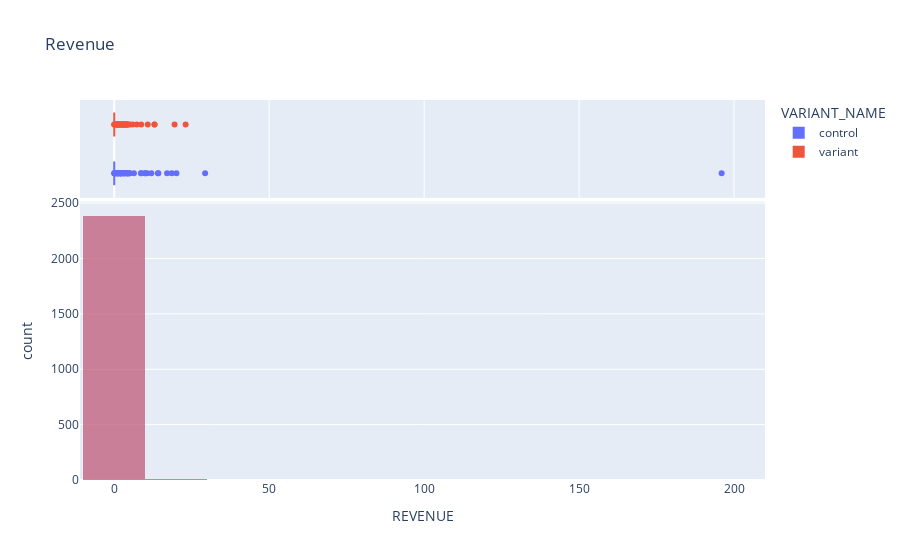

The cell this chart's notebook holds for it:
### Code cell
import plotly.express as px
fig = px.histogram(df_new,
                   x='REVENUE',
                   color = 'VARIANT_NAME',
                   title='Revenue',
                   marginal = 'box',
                   nbins = 10,
                   barmode='overlay')
fig.show()

### Figure 1 — Plotly figure (JSON) as saved in the notebook; plotly's stock layout.template omitted (floating-point values rounded to 4 significant figures; data arrays with more than 128 entries replaced by an {"elided": "..."} marker saying what was removed)
{"data": [{"alignmentgroup": "True", "bingroup": "x", "hovertemplate": "VARIANT_NAME=control<br>REVENUE=%{x}<br>count=%{y}<extra></extra>", "legendgroup": "control", "marker": {"color": "#636efa", "opacity": 0.5, "pattern": {"shape": ""}}, "name": "control", "nbinsx": 10, "offsetgroup": "control", "orientation": "v", "showlegend": true, "type": "histogram", "x": {"elided": "2390 float values"}, "xaxis": "x", "yaxis": "y"}, {"alignmentgroup": "True", "hovertemplate": "VARIANT_NAME=control<br>REVENUE=%{x}<extra></extra>", "legendgroup": "control", "marker": {"color": "#636efa"}, "name": "control", "notched": true, "offsetgroup": "control", "showlegend": false, "type": "box", "x": {"elided": "2390 float values"}, "xaxis": "x2", "yaxis": "y2"}, {"alignmentgroup": "True", "bingroup": "x", "hovertemplate": "VARIANT_NAME=variant<br>REVENUE=%{x}<br>count=%{y}<extra></extra>", "legendgroup": "variant", "marker": {"color": "#EF553B", "opacity": 0.5, "pattern": {"shape": ""}}, "name": "variant", "nbinsx": 10, "offsetgroup": "variant", "orientation": "v", "showlegend": true, "type": "histogram", "x": {"elided": "2393 float values"}, "xaxis": "x", "yaxis": "y"}, {"alignmentgroup": "True", "hovertemplate": "VARIANT_NAME=variant<br>REVENUE=%{x}<extra></extra>", "legendgroup": "variant", "marker": {"color": "#EF553B"}, "name": "variant", "notched": true, "offsetgroup": "variant", "showlegend": false, "type": "box", "x": {"elided": "2393 float values"}, "xaxis": "x2", "yaxis": "y2"}], "layout": {"barmode": "overlay", "legend": {"title": {"text": "VARIANT_NAME"}, "tracegroupgap": 0}, "title": {"text": "Revenue"}, "xaxis": {"anchor": "y", "domain": [0, 1], "title": {"text": "REVENUE"}}, "xaxis2": {"anchor": "y2", "domain": [0, 1], "matches": "x", "showgrid": true, "showticklabels": false}, "yaxis": {"anchor": "x", "domain": [0, 0.7326], "title": {"text": "count"}}, "yaxis2": {"anchor": "x2", "domain": [0.7426, 1], "matches": "y2", "showgrid": false, "showline": false, "showticklabels": false, "ticks": ""}}}
